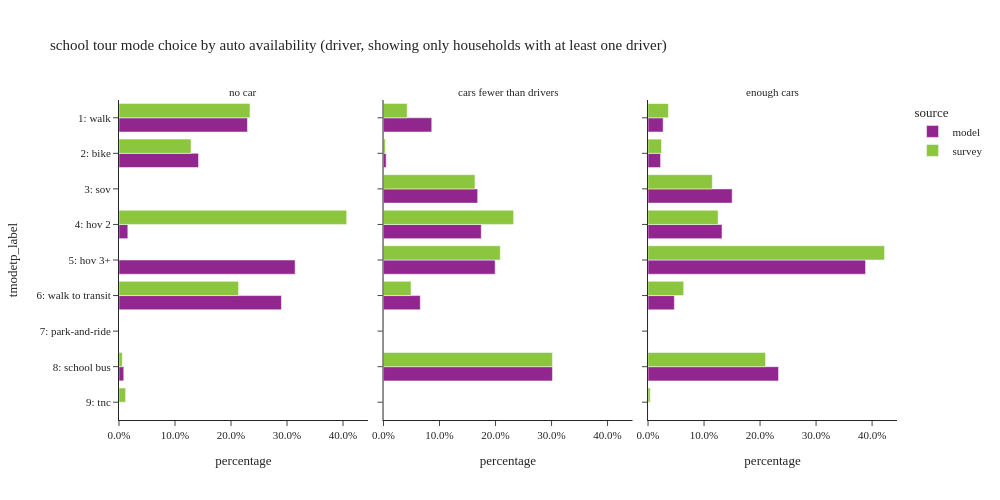

Here is the notebook cell this chart was saved with:
### Code cell
plot_mode_choice(sc_tour.loc[sc_tour['auto_available_driver']!="no dirver"],"auto_available_driver",
                 {"auto_available_driver":["no car", "cars fewer than drivers","enough cars"],
                  "tmodetp_label":mode_cat.values()},
                 "auto availability (driver, showing only households with at least one driver)",3,500,1000)

### Figure 1 — Plotly figure (JSON) as saved in the notebook; plotly's stock layout.template omitted (floating-point values rounded to 4 significant figures)
{"data": [{"alignmentgroup": "True", "customdata": [[4675], [2894], [321], [6409], [5911], [173]], "hovertemplate": "source=model<br>auto_available_driver=no car<br>percentage=%{x}<br>tmodetp_label=%{y}<br>sample count=%{customdata[0]}<extra></extra>", "legendgroup": "model", "marker": {"color": "#91268F", "pattern": {"shape": ""}}, "name": "model", "offsetgroup": "model", "orientation": "h", "showlegend": true, "textposition": "auto", "type": "bar", "x": [0.2294, 0.142, 0.01575, 0.3144, 0.29, 0.008487], "xaxis": "x", "y": ["1: walk", "2: bike", "4: hov 2", "5: hov 3+", "6: walk to transit", "8: school bus"], "yaxis": "y"}, {"alignmentgroup": "True", "customdata": [[15565], [856], [30387], [31556], [36040], [11862], [54530]], "hovertemplate": "source=model<br>auto_available_driver=cars fewer than drivers<br>percentage=%{x}<br>tmodetp_label=%{y}<br>sample count=%{customdata[0]}<extra></extra>", "legendgroup": "model", "marker": {"color": "#91268F", "pattern": {"shape": ""}}, "name": "model", "offsetgroup": "model", "orientation": "h", "showlegend": false, "textposition": "auto", "type": "bar", "x": [0.08609, 0.004735, 0.1681, 0.1745, 0.1993, 0.06561, 0.3016], "xaxis": "x2", "y": ["1: walk", "2: bike", "3: sov", "4: hov 2", "5: hov 3+", "6: walk to transit", "8: school bus"], "yaxis": "y2"}, {"alignmentgroup": "True", "customdata": [[10805], [8957], [60130], [52875], [155467], [18805], [93265]], "hovertemplate": "source=model<br>auto_available_driver=enough cars<br>percentage=%{x}<br>tmodetp_label=%{y}<br>sample count=%{customdata[0]}<extra></extra>", "legendgroup": "model", "marker": {"color": "#91268F", "pattern": {"shape": ""}}, "name": "model", "offsetgroup": "model", "orientation": "h", "showlegend": false, "textposition": "auto", "type": "bar", "x": [0.02699, 0.02238, 0.1502, 0.1321, 0.3884, 0.04698, 0.233], "xaxis": "x3", "y": ["1: walk", "2: bike", "3: sov", "4: hov 2", "5: hov 3+", "6: walk to transit", "8: school bus"], "yaxis": "y3"}, {"alignmentgroup": "True", "customdata": [[11], [1], [2], [8], [2], [1]], "hovertemplate": "source=survey<br>auto_available_driver=no car<br>percentage=%{x}<br>tmodetp_label=%{y}<br>sample count=%{customdata[0]}<extra></extra>", "legendgroup": "survey", "marker": {"color": "#8CC63E", "pattern": {"shape": ""}}, "name": "survey", "offsetgroup": "survey", "orientation": "h", "showlegend": true, "textposition": "auto", "type": "bar", "x": [0.2338, 0.1286, 0.4065, 0.2135, 0.005861, 0.01177], "xaxis": "x", "y": ["1: walk", "2: bike", "4: hov 2", "6: walk to transit", "8: school bus", "9: tnc"], "yaxis": "y"}, {"alignmentgroup": "True", "customdata": [[25], [9], [14], [26], [45], [23], [50]], "hovertemplate": "source=survey<br>auto_available_driver=cars fewer than drivers<br>percentage=%{x}<br>tmodetp_label=%{y}<br>sample count=%{customdata[0]}<extra></extra>", "legendgroup": "survey", "marker": {"color": "#8CC63E", "pattern": {"shape": ""}}, "name": "survey", "offsetgroup": "survey", "orientation": "h", "showlegend": false, "textposition": "auto", "type": "bar", "x": [0.04221, 0.003087, 0.1633, 0.2323, 0.2085, 0.04913, 0.3015], "xaxis": "x2", "y": ["1: walk", "2: bike", "3: sov", "4: hov 2", "5: hov 3+", "6: walk to transit", "8: school bus"], "yaxis": "y2"}, {"alignmentgroup": "True", "customdata": [[29], [10], [28], [63], [136], [19], [102], [1]], "hovertemplate": "source=survey<br>auto_available_driver=enough cars<br>percentage=%{x}<br>tmodetp_label=%{y}<br>sample count=%{customdata[0]}<extra></extra>", "legendgroup": "survey", "marker": {"color": "#8CC63E", "pattern": {"shape": ""}}, "name": "survey", "offsetgroup": "survey", "orientation": "h", "showlegend": false, "textposition": "auto", "type": "bar", "x": [0.0364, 0.02409, 0.1148, 0.1251, 0.4223, 0.0636, 0.2098, 0.003919], "xaxis": "x3", "y": ["1: walk", "2: bike", "3: sov", "4: hov 2", "5: hov 3+", "6: walk to transit", "8: school bus", "9: tnc"], "yaxis": "y3"}], "layout": {"annotations": [{"font": {}, "showarrow": false, "text": "no car", "x": 0.16, "xanchor": "center", "xref": "paper", "y": 1.0, "yanchor": "bottom", "yref": "paper"}, {"font": {}, "showarrow": false, "text": "cars fewer than drivers", "x": 0.5, "xanchor": "center", "xref": "paper", "y": 1.0, "yanchor": "bottom", "yref": "paper"}, {"font": {}, "showarrow": false, "text": "enough cars", "x": 0.84, "xanchor": "center", "xref": "paper", "y": 1.0, "yanchor": "bottom", "yref": "paper"}], "barmode": "group", "height": 500, "legend": {"title": {"text": "source"}, "tracegroupgap": 0}, "title": {"text": "school tour mode choice by auto availability (driver, showing only households with at least one driver)"}, "width": 1000, "xaxis": {"anchor": "y", "domain": [0.0, 0.32], "tickformat": ".1%", "title": {"text": "percentage"}}, "xaxis2": {"anchor": "y2", "domain": [0.34, 0.66], "matches": "x", "tickformat": ".1%", "title": {"text": "percentage"}}, "xaxis3": {"anchor": "y3", "domain": [0.68, 1.0], "matches": "x", "tickformat": ".1%", "title": {"text": "percentage"}}, "yaxis": {"anchor": "x", "categoryarray": ["9: tnc", "8: school bus", "7: park-and-ride", "6: walk to transit", "5: hov 3+", "4: hov 2", "3: sov", "2: bike", "1: walk"], "categoryorder": "array", "domain": [0.0, 1.0], "title": {"text": "tmodetp_label"}}, "yaxis2": {"anchor": "x2", "domain": [0.0, 1.0], "matches": "y", "showticklabels": false}, "yaxis3": {"anchor": "x3", "domain": [0.0, 1.0], "matches": "y", "showticklabels": false}}}
